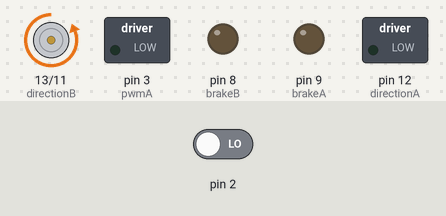
The sketch below on a simulated Arduino Uno, built with avr-gcc and run on an emulated ATmega328P. On the bench: direction and speed pins drawn as motors (green arrow = direction pin HIGH = forward, orange = LOW = backward, longer = more drive), switched loads named in the sketch (green lamp = pin HIGH), output pins drawn as LEDs (lit = HIGH). The test bench sets the inputs (shaded band); at power-on: pin 2 LOW. The ROS host is connected and sends only what is stated; what the sketch prints to the serial monitor is not drawn.

Above: at 0.2 s.
Timing chart, 0 to 1.7 s (numbered marks = the images above):
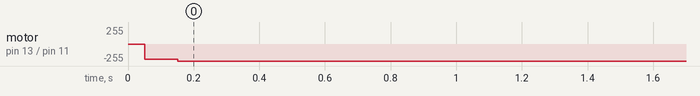

The sketch:

lib_pid_controller.ino
```cpp
/*
 * This program implements a PID controller based on arduino
 * PID library
 *
 * Documentation can be found in:
 *
 * 		http://playground.arduino.cc/Code/PIDLibrary
 *
 * Download library from:
 *
 * 		https://github.com/br3ttb/Arduino-PID-Library/
 *
 * Author: Oscar Lima (olima_84@yahoo.com)
 *
 */

//******************************************
//Libraries
//******************************************
#include <ros.h>
#include <Arduino.h>
#include <PID_v1.h>

//******************************************
//ROS (robot operating system) related stuff
//******************************************
ros::NodeHandle nh;

//******************************************
//PWM related variables
//******************************************
// arduino motor shield pins definition
int pwmA = 3;
int pwmB = 11;
int directionA = 12;
int directionB = 13;
int brakeA = 9;
int brakeB = 8;
int currentA = 0;
int currentB = 1;
// finish motor pin definition

int pwm_duty_cycle_value = 0;

//*******************************************
//Speedometer related variables
//*******************************************
//interruption #0 related to pin2 in arduino
#define EncoderInterrupt 0

volatile long encoder_ticks = 0;
unsigned long current_time = 1;
unsigned long delta_time = 1;
unsigned long previous_time = 1;
float angular_speed = 0.0;

//********************************************
//PID controller variables
//********************************************
double input, output;
double set_point = 25;
//setup PID, and controller Kp, Ki, Kd constants
int kp = 6; //6,10,0 also good, a bit slower
int ki = 30;
int kd = 0;
int delay_wait_for_ticks = 50; //sampling time for ticks in ms

PID myPID(&input, &output, &set_point, kp, ki, kd, DIRECT);

void InterruptA()
{
	//incrementing ticks by one
	encoder_ticks++;
}

void setup()
{
	//initialize node
	nh.initNode();

	//initialize serial port at 9600 BAUD speed
	Serial.begin(9600);

	//PWM setup
		// initialize pins as input or output accordingly
		pinMode(pwmA, OUTPUT);
		pinMode(pwmB, OUTPUT);
		pinMode(directionA, OUTPUT);
		pinMode(directionB, OUTPUT);
		pinMode(brakeA, OUTPUT);
		pinMode(brakeB, OUTPUT);
		pinMode(currentA, INPUT);
		pinMode(currentB, INPUT);

		//Disable the brake
		digitalWrite(brakeA, LOW);
		digitalWrite(brakeB, LOW);

		//setting pwm frequency to 31372.55 hz
		TCCR2B = TCCR2B & 0b11111000 | 0x01;

	//Motor speedometer
		//setup an interruption on pin 2 of arduino uno board with InterruptA callback name
		attachInterrupt(EncoderInterrupt, InterruptA, RISING);

	//PID controller
		//Enable PID controller (off by default)
		myPID.SetMode(AUTOMATIC); //MANUAL = PID off

}

void loop()
{

	//compute motor angular speed in ticks / 0.25 sec
		//reset ticks
		encoder_ticks = 0;
		//getting the current time
		previous_time = millis();
		//wait for ticks
		delay(delay_wait_for_ticks);
		//getting current time
		current_time = millis();
		//computing the difference in time (should be around the same value as the delay)
		delta_time = current_time - previous_time;
		//computing average angular speed in ticks per milisecond
		angular_speed = (float)encoder_ticks / (float)delta_time;
		//send speed through serial port
		Serial.print(angular_speed);
		//carriage return for nice output on terminal
		Serial.print("\n");

	//PID controller
		input = (double)angular_speed;
		myPID.Compute();
		if(pwm_duty_cycle_value > 255) pwm_duty_cycle_value = 255;
		if(pwm_duty_cycle_value < 0) pwm_duty_cycle_value = 0;
		pwm_duty_cycle_value = output;

	//write pwm value in port
	analogWrite(pwmB, pwm_duty_cycle_value);

	//hear for callbacks comming from the ros network
	nh.spinOnce();
}
```

Measured:
- by itself, motor on pin 13 (directionB) / pin 11 (pwmB): stopped → backward 225/255 at 0.05 s, → backward 255/255 0.10 s later
